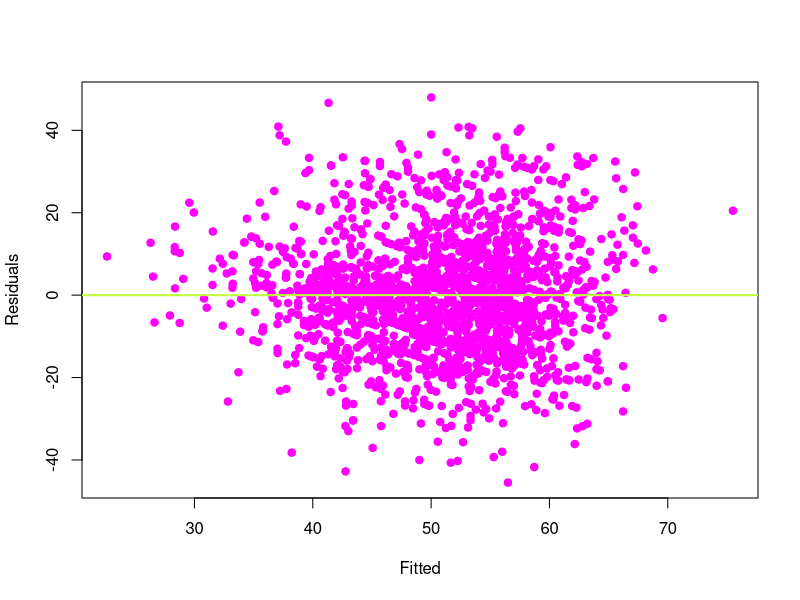
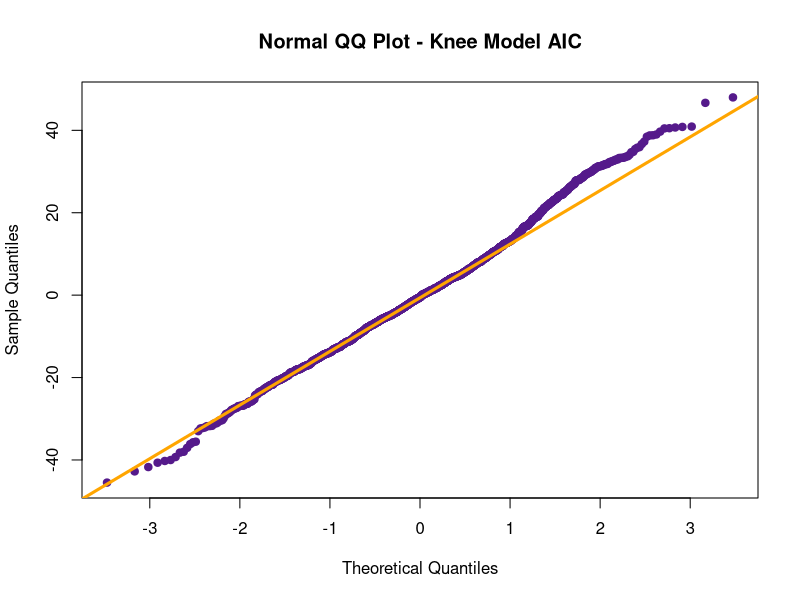

Recreate these plots in R, in order. (Note: this script raises an error after producing the figures.)
## ---- chunk 1
knitr::opts_chunk$set(echo = TRUE)
library(lmtest)
purple = '#772299'; green = '#3FE500'; red = '#E50000'; lightblue = '#229999'; blue = '#336699'
## ---- chunk 2
knee = read.csv('knees.csv')
knee$Surgeon = as.factor(knee$Surgeon)
knee$Year = as.factor(knee$Year)
## ---- chunk 3
plots = function(model) {
  par(mfcol=c(2,2))
  qqnorm(resid(model), col = red, pch = 16)
  qqline(resid(model), col = lightblue, lwd = 2)
  plot(fitted(model), resid(model), xlab = 'Fitted Values', ylab = 'Residuals', main = 'Fitted vs. Residuals Plot', col = purple, pch = 16)
  abline(h = 0, col = green, lwd = 2)
  hist(resid(model), col = blue, main = 'Histogram of Residuals', xlab = 'Residuals')
}

evaluate = function(model){
  # Run each of the tests
  lambda = 1.000001 # this is a hack so the function will return a CrossValidation score - HatValues of 1.0 are causing a division by zero error.
  shapiroTest = shapiro.test(resid(model))
  bpTest = bptest(model)
  rSquared = summary(model)$r.squared
  adjRSquared = summary(model)$adj.r.squared
  loocv = sqrt(mean((resid(model) / (lambda - hatvalues(model))) ^ 2))
  large_lev = sum(hatvalues(model) > 2 * mean(hatvalues(model)))
  large_resid = sum(rstandard(model)[abs(rstandard(model)) > 2]) / (length(rstandard(model) + lambda))
  
  
  # Collect tests in dataframe
  values = data.frame(Result = c(prettyNum(shapiroTest$p.value), prettyNum(bpTest$p.value), prettyNum(rSquared), prettyNum(adjRSquared),prettyNum(loocv),               prettyNum(large_lev))) 
  rowNames = data.frame(Test = c('Shapiro Wilk pvalue', 'Breusch-Pagan pvalue', 'R Squared', 'Adj R Squared', 'Cross Validation', 'Large Leverages'))

  summary_output = cbind(rowNames, values)
  show(summary_output)
  plots(model)
}

removeInfluential = function(model, data){
  large_lev_index = which(hatvalues(model) > 2 * mean(hatvalues(model)))
  cooks = which(cooks.distance(model) > 4 / length(cooks.distance(model)))
  rStandard = abs(rstandard(model))
  rStandardIndex = which(rStandard > 2)
  index_ = intersect(intersect(large_lev_index, cooks), rStandardIndex)
  newData = data[-c(index_),]
  return(newData)
}

removeLargeHatValues = function(model, data){
  largeHat = which(hatvalues(model) > 2 * mean(hatvalues(model)))
  return(largeHat)
}

prediction_accuracy = function(model, data, margin) {
  upper = data + margin
  lower = data - margin
  prediction = predict(model, newdata = data)
  return(sum(prediction < upper & lower < prediction)) / length(prediction)
}
## ---- chunk 4
knee_model = lm(KneeScore_Surgeon ~ ., data = knee)
summary(knee_model)

knee_model_aic = step(knee_model, direction = "backward", trace = 0)
summary(knee_model_aic)$call

knee_model_bic = step(knee_model, direction = "backward", trace = 0)
summary(knee_model_bic)$call
## ---- chunk 5
anova(knee_model_aic, knee_model)
## ---- chunk 6
plot(fitted(knee_model_aic), resid(knee_model_aic), col = "magenta", pch = 20, cex = 1.5, xlab = "Fitted", ylab = "Residuals")
abline(h=0, lwd = 2, col = "olivedrab1")

qqnorm(resid(knee_model_aic), main = "Normal QQ Plot - Knee Model AIC", col = "purple4", pch = 20, cex = 1.5)
qqline(resid(knee_model_aic), col = "Orange", lwd = 3)

library(lmtest)
bptest(knee_model_aic)

shapiro.test(resid(knee_model_aic))

## ---- chunk 7
model_eight = lm(KneeScore_Patient ~ . - TibialInsertType - FemoralComponentModel - PatellaModel - TibialTrayModel - TibialTraySize - FemoralComponentType, data = knee)
new_dataframe = removeInfluential(model_eight, knee)
model_nine = lm(KneeScore_Patient ~ ., data = new_dataframe)
n = length(resid(model))
model_back_bic = step(model, direction = "backward", k = log(n), trace = 0)
## ---- chunk 8
model_ten = lm(KneeScore_Patient ~ . - TibialInsertType - FemoralComponentModel - PatellaModel - TibialTrayModel - TibialTraySize - FemoralComponentType, data = new_dataframe) # Best model so far
evaluate(model_ten)
## ---- chunk 9
evaluate(model_back_bic)
## ---- chunk 10
anova(model_ten, model_back_bic)
## ---- chunk 11
model = lm(KneeScore_Patient ~. , data = knee)
model_back_aic = step(model, direction = "backward", trace = 0)
model_for_aic = step(model, direction = "forward", trace = 0)
model_both_aic = step(model, direction = "both", trace = 0)

n = length(resid(model))
model_back_bic = step(model, direction = "backward", k = log(n), trace = 0)
model_for_bic = step(model, direction = "forward", k = log(n), trace = 0)
model_both_bic = step(model, direction = "both", k = log(n), trace = 0)
## ---- chunk 12
evaluate(model)
## ---- chunk 13
evaluate(model_back_aic)
## ---- chunk 14
evaluate(model_for_aic)
## ---- chunk 15
evaluate(model_both_aic)
## ---- chunk 16
## Adj.R.Squared: 0.24 - CrossValidation: 16.9
evaluate(model_back_bic)
## ---- chunk 17
evaluate(model_for_bic)
## ---- chunk 18
evaluate(model_both_bic)
## ---- chunk 19
## Remove large leverages
new_data = removeInfluential(model, knee)
model_without_large_leverages = lm(KneeScore_Patient ~ ., data = new_data)
evaluate(model_without_large_leverages)
## ---- chunk 20
which(hatvalues(model) == 1.0)
print(knee[17,])
print(knee[240,])
print(knee[638,])
print(knee[1093,])
print(knee[1775, ])
## ---- chunk 21
model_eight = lm(KneeScore_Patient ~ . - TibialInsertType - FemoralComponentModel - PatellaModel - TibialTrayModel - TibialTraySize - FemoralComponentType, data = knee)
evaluate(model_eight)
## ---- chunk 22
model_nine = lm(KneeScore_Patient ~ . - TibialInsertType - FemoralComponentModel - PatellaModel - TibialTrayModel - FemoralComponentType, data = knee)
evaluate(model_nine)
## ---- chunk 23
sample_idx = sample(1:nrow(knee), 1000)
train_data = knee[sample_idx, ]
test_data = knee[-sample_idx, ]


rmse  = function(actual, predicted) {  sqrt(mean((actual - predicted) ^ 2))}
rmse(test_data$KneeScore_Patient, predict(model_ten, test_data))
rmse(train_data$KneeScore_Patient, predict(model_ten, train_data))

rmse(test_data$KneeScore_Patient, predict(model_back_bic, test_data))
rmse(train_data$KneeScore_Patient, predict(model_back_bic, train_data))
## ---- chunk 24
plot(model_back_bic)
